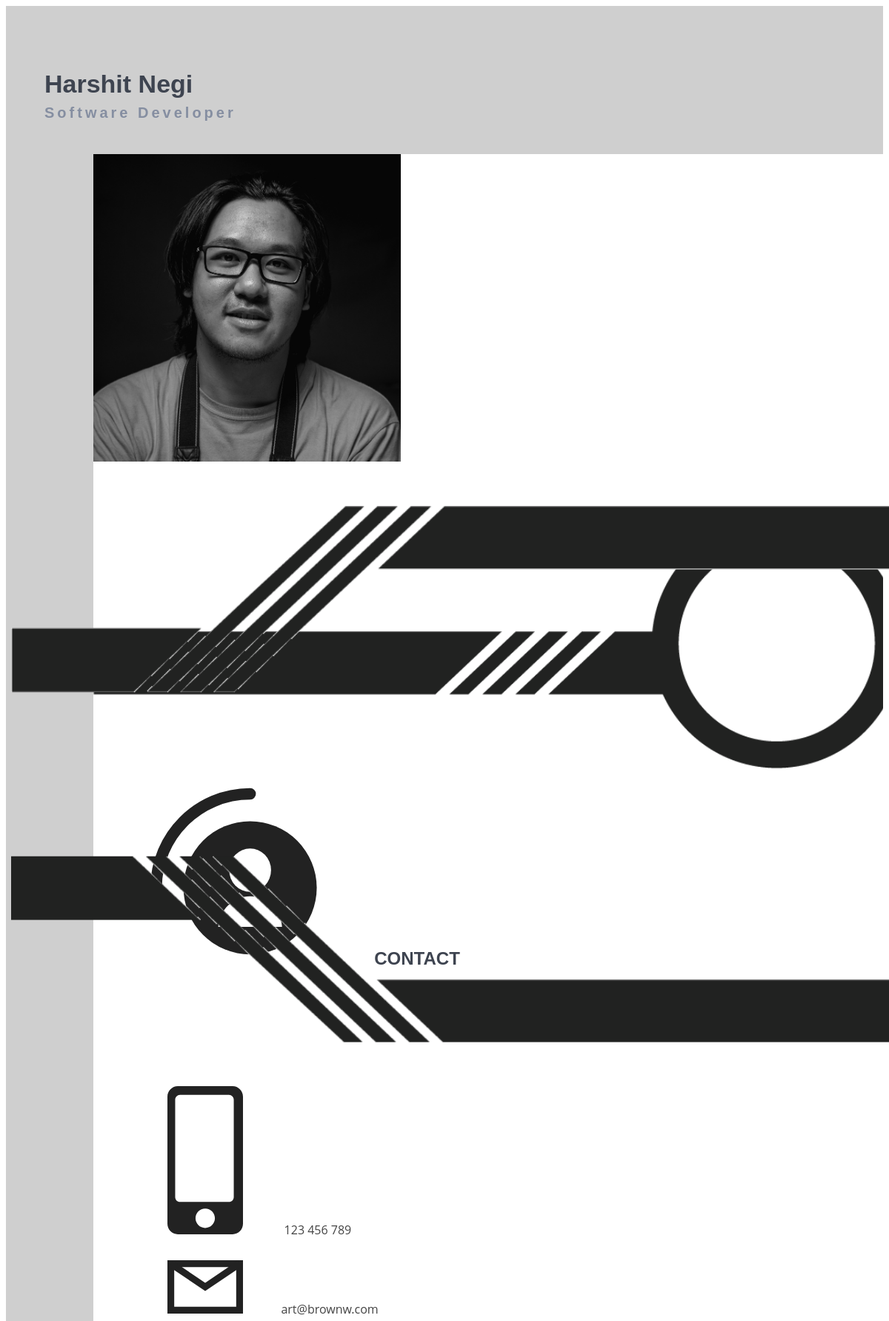
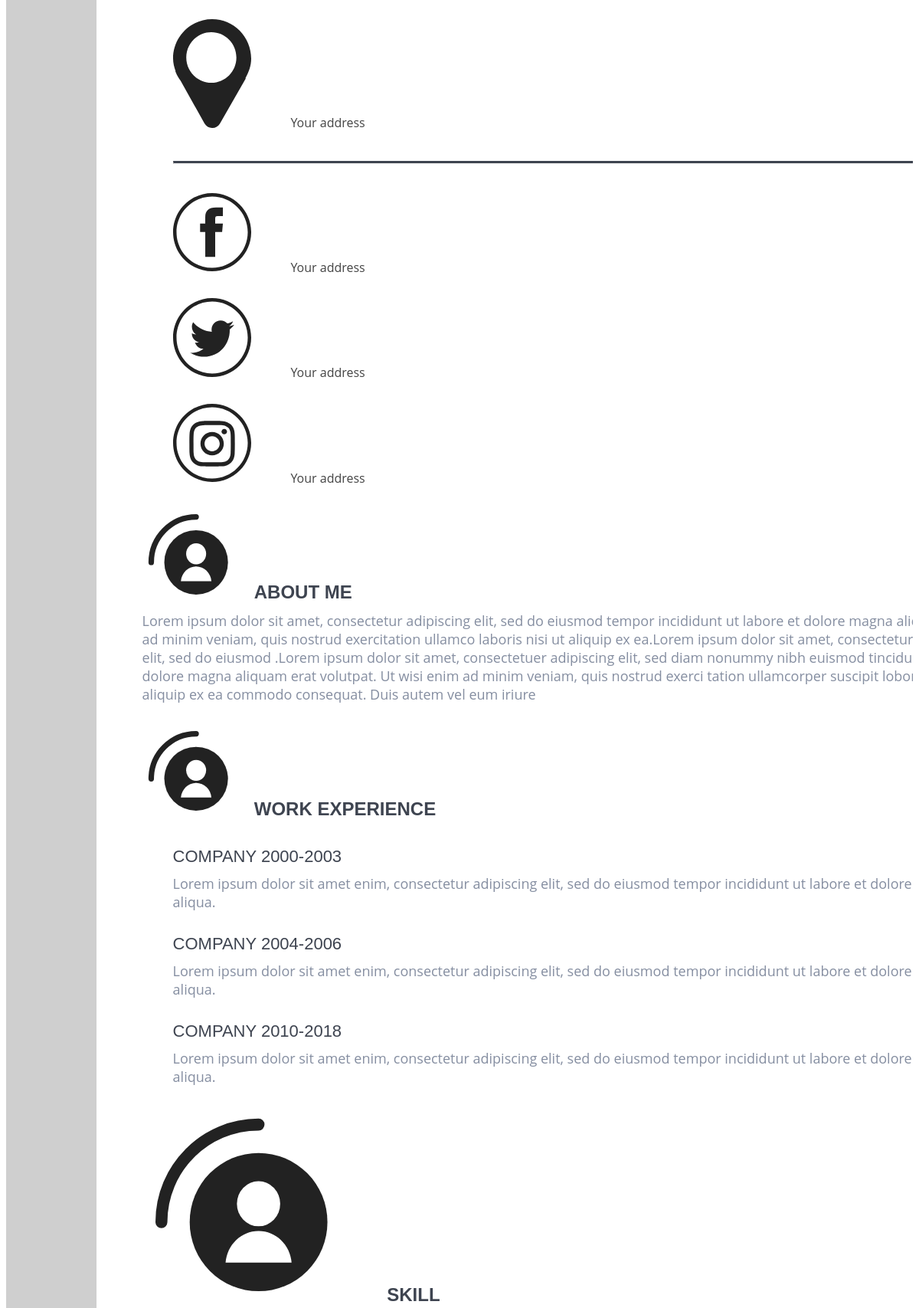
The page /ai/ (upper part) on the database its author committed (2 pictures, top to bottom).
### main/models.py (models this page shows)
class Personal(models.Model):
	resume = models.ForeignKey(Resume, on_delete=models.CASCADE)
	name = models.CharField(max_length=100)
	occupation = models.CharField(max_length=100,blank=True,null=True)
	objective = models.CharField(max_length=100, default='To be the best in my respective domain!',blank=True,null=True)
	image = models.ImageField(upload_to ='image/',blank=True,null=True)
	nationality = models.CharField(max_length=50,null=True,blank=True)

### main/views.py (the view)
# urls.py: path('ai/',views.ai,name='ai'),
def ai(request):
	username = 'admin'
	user = User.objects.get(username=username)
	resume = Resume.objects.filter(user=user).first()
	personal = Personal.objects.filter(resume=resume)
	about = About.objects.filter(resume=resume)
	hobby = Hobby.objects.filter(resume=resume)
	strength = Strength.objects.filter(resume=resume)
	weakness = Weakness.objects.filter(resume=resume)
	email = Email.objects.filter(resume=resume)
	phone = Phone.objects.filter(resume=resume)
	address = Address.objects.filter(resume=resume)
	skill = Skill.objects.filter(resume=resume)
	certification = Certification.objects.filter(resume=resume)
	education = Education.objects.filter(resume=resume)
	employment = Employment.objects.filter(resume=resume)
	social = Social.objects.filter(resume=resume)
	project = Project.objects.filter(resume=resume)
	context = {'personal':personal,'about':about,'hobby':hobby,'strength':strength,'weakness':weakness,
	'email':email,'education':education,'phone':phone,'address':address,'skill':skill,'certification':certification,
	'employment':employment,'social':social,'project':project}
	return render(request,'ai.html', context)

### main/templates/ai.html (shortened to what this page needs)
<!DOCTYPE html>
<html lang="en">
<head>
  {% load static %}
  <link href="{% static 'assets/css/bootstrap.min.css' %}" rel="stylesheet' %}">
  <link href="{% static 'assets/css/style.css' %}" rel="stylesheet">
</head>
<body>
  <section id="hero" class="d-flex align-items-center">
    <div class="ai">
      <div class="container">
        <div class="row">
          <div class="col-lg-12">{% for rs in personal %}
            <img class="top-1" src="{{rs.image}}" alt="">
            <div class="user-name">
              <h1>{{rs.name}}</h1>
              <h2>{{rs.occupation}}</h2>
            </div>{% endfor %}
          </div>
          <div class="col-lg-12">
          </div>
          <div class="col-lg-12">
            <div class="row">
              <div class="col-lg-4">
                <div class="headline">
                  <h2><img src="{% static 'assets/img/ai/icon-1.svg' %}" alt="">CONTACT</h2>
                  <ul>
                    <li><img src="{% static 'assets/img/ai/phone.svg' %}" alt=""> 123 456 789</li>
                    <li><img src="{% static 'assets/img/ai/email.svg' %}" alt="">art@brownw.com</li>
                    <li><img src="{% static 'assets/img/ai/location.svg' %}" alt="">Your address</li>
                    <li><hr></li>
                    <li><img src="{% static 'assets/img/ai/facebook.svg' %}" alt="">Your address</li>
                    <li><img src="{% static 'assets/img/ai/twitter.svg' %}" alt="">Your address</li>
                    <li><img src="{% static 'assets/img/ai/instagram.svg' %}" alt="">Your address</li>
                  </ul>
                </div>
              </div>
              <div class="col-lg-8">
                <div class="headline-right">
                <h2><img src="{% static 'assets/img/ai/icon-1.svg' %}" alt="">ABOUT ME</h2>
                <p>Lorem ipsum dolor sit amet, consectetur adipiscing elit, sed do eiusmod tempor incididunt ut labore et dolore magna aliqua. Ut enim ad minim veniam, quis nostrud exercitation ullamco laboris nisi ut aliquip ex ea.Lorem ipsum dolor sit amet, consectetur adipiscing elit, sed do eiusmod .Lorem ipsum dolor sit amet, consectetuer adipiscing elit, sed diam nonummy nibh euismod tincidunt ut laoreet dolore magna aliquam erat volutpat. Ut wisi enim ad minim veniam, quis nostrud exerci tation ullamcorper suscipit lobortis nisl ut aliquip ex ea commodo consequat. Duis autem vel eum iriure </p>
              </div>
              </div>
            </div>
          </div>
          <div class="col-lg-12">
            <img class="top-3" src="{% static 'assets/img/ai/top-3.png' %}" alt="">
            <div class="row">
              <div class="col-lg-8">
                <div class="work-experience">
                  <h2><img src="{% static 'assets/img/ai/icon-1.svg' %}" alt="">WORK EXPERIENCE</h2>
                  <ul>
                    <li>
                      <h3>COMPANY 2000-2003</h3>
                      <p>Lorem ipsum dolor sit amet enim, consectetur adipiscing elit, sed do eiusmod tempor incididunt ut labore et dolore magna aliqua. </p>
                    </li>
                    <li>
                      <h3>COMPANY 2004-2006</h3>
                      <p>Lorem ipsum dolor sit amet enim, consectetur adipiscing elit, sed do eiusmod tempor incididunt ut labore et dolore magna aliqua. </p>
                    </li>
                    <li>
                      <h3>COMPANY 2010-2018</h3>
                      <p>Lorem ipsum dolor sit amet enim, consectetur adipiscing elit, sed do eiusmod tempor incididunt ut labore et dolore magna aliqua. </p>
                    </li>
                  </ul>
                </div>
              </div>
            </div>
          </div>
          <div class="col-lg-12">
            <img class="top-4" src="{% static 'assets/img/ai/top-4.png' %}" alt="">
            <div class="row">
              <div class="col-lg-4">
                <div class="headline">
                  <h2><img src="{% static 'assets/img/ai/icon-1.svg' %}" alt="">SKILL</h2>
                </div>
              </div>
            </div>
         </div>
        </div>
      </div>
    </div>
  </section>
</body>
</html>

### main/static/assets/css/style.css (style rules this page uses)
body { font-family: "Open Sans", sans-serif; color: #444444; }
h1, h2, h3, h4, h5, h6 { font-family: "Raleway", sans-serif; }
#hero { width: 100%; height: auto; background: rgb(207, 207, 207); padding-top: 82px; }
#hero h1 { margin: 0; font-size: 48px; font-weight: 700; line-height: 56px; color: #3e4450; }
#hero h2 { color: #858ea1; margin: 10px 0 30px 0; font-size: 24px; }
#hero p { color: #858ea1; margin: 10px 0 30px 0; font-size: 18px; }
section { padding: 60px 0; overflow: hidden; }
.ai { background: #fff; width: 100%; margin: 10%; }
.ai .top-1 { width: 35%; margin-bottom: 5%; }
.ai .top-3 { width: 100%; position: absolute; bottom: 80%; right: 0; left: 0; padding: 0px 15px; }
.ai .top-4 { width: 100%; position: absolute; bottom: 70%; padding: 0px 15px; right: 0; left: 0; }
#hero .user-name { padding-left: 5%; position: absolute; top: 85px; left: 0; }
#hero .ai .user-name h1 { font-size: 34px; }
#hero .ai .user-name h2 { margin: 0px 0 30px 0; font-size: 20px; letter-spacing: 4px }
.headline { padding: 0% 5%; }
#hero .ai .headline h2 { margin: 0; font-size: 24px; font-weight: 600; color: #3e4450; }
#hero .ai .headline img { width: 25%; margin-right: 5%; }
#hero .ai .headline ul { list-style: none; padding-top: 12%; }
#hero .ai .headline ul li { padding: 15px 0px; }
#hero .ai .headline ul li img { width: 10%; }
#hero .ai .headline ul li hr { border-top: 3px solid #3e4450; }
#hero .ai .headline-right { padding-left: 5%; }
#hero .ai .headline-right img { width: 11%; margin-right: 2%; }
#hero .ai .headline-right h2 { margin: 0; font-size: 24px; font-weight: 600; color: #3e4450; }
#hero .ai .work-experience h2 { margin: 0; font-size: 24px; font-weight: 600; color: #3e4450; }
#hero .ai .work-experience { padding-left: 5%; }
#hero .ai .work-experience img { width: 11%; margin-right: 2%; }
#hero .ai .work-experience ul { list-style: none; margin-top: 35px; }
#hero .ai .work-experience h3 { margin: 0; font-size: 22px; font-weight: 500; color: #3e4450; }

### rows shown on the page
Personal: image (picture), name "Harshit Negi", occupation "Software Developer"
